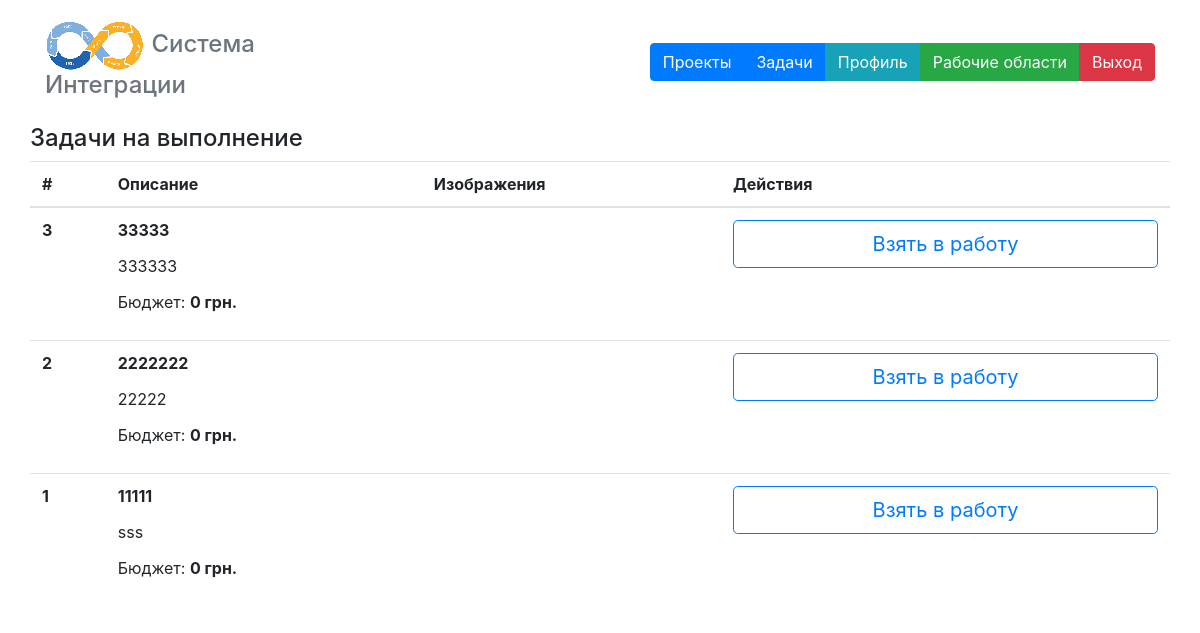
The app's page /tasks (signed in) with its own data.
### main/models.py (models this page shows, shortened)
class Task(models.Model):
    TYPE = (
        ("бекенд", "бекенд"),
        ("фронтенд", "фронтенд"),
    )
    HARD = (
        ("простая", "простая"),
        ("средняя", "средняя"),
        ("сложная", "сложная"),
    )
    title = models.CharField(max_length=250)
    type = models.CharField(max_length=50, choices=TYPE, default='фронтенд')
    hard = models.CharField(max_length=50, choices=TYPE, default='простая')
    project = models.ForeignKey('project.Project', on_delete=models.CASCADE)
    desc = models.TextField()
    is_done = models.BooleanField(default=False)
    budget = models.IntegerField(default=0)

### main/views.py (the view)
# urls.py: path('tasks', tasks),
def tasks(request):
    if not request.user.is_authenticated:
        return redirect('/')
    tasks = Task.objects.filter(is_done=False).order_by('-id')
    return render(request, 'tasks.html', {"tasks": tasks})

### templates/tasks.html (shortened to what this page needs)
 {% extends 'base.html' %}
 {% block content %}
 <h4>Задачи на выполнение</h4>
 <table class="table">
  <thead>
    <tr>
      <th scope="col">#</th>
      <th scope="col">Описание</th>
      <th scope="col">Изображения</th>
      <th scope="col">Действия</th>
    </tr>
  </thead>
  <tbody>
  {% for task in tasks %}
    <tr>
      <th scope="row">{{ task.id }}</th>
      <td>
            <p slyle="font-weight: strong"><strong>{{ task.title }}</strong></p>
            <p>{{ task.desc }}</p>
            <p>
              Бюджет: <strong>{{ task.budget }} грн.</strong>
            </p>
      </td>
      <td>
      </td>
      <td>
        <a class="btn btn-lg btn-outline-primary btn-block" href="/task/take/{{ task.id }}">Взять в работу</a>
      </td>
    </tr>
   {% endfor %}
  </tbody>
</table>
 {% endblock %}

### records on screen
Task: id "3", title "33333", desc "333333", budget "0"
Task: id "2", title "2222222", desc "22222", budget "0"
Task: id "1", title "11111", desc "sss", budget "0"
